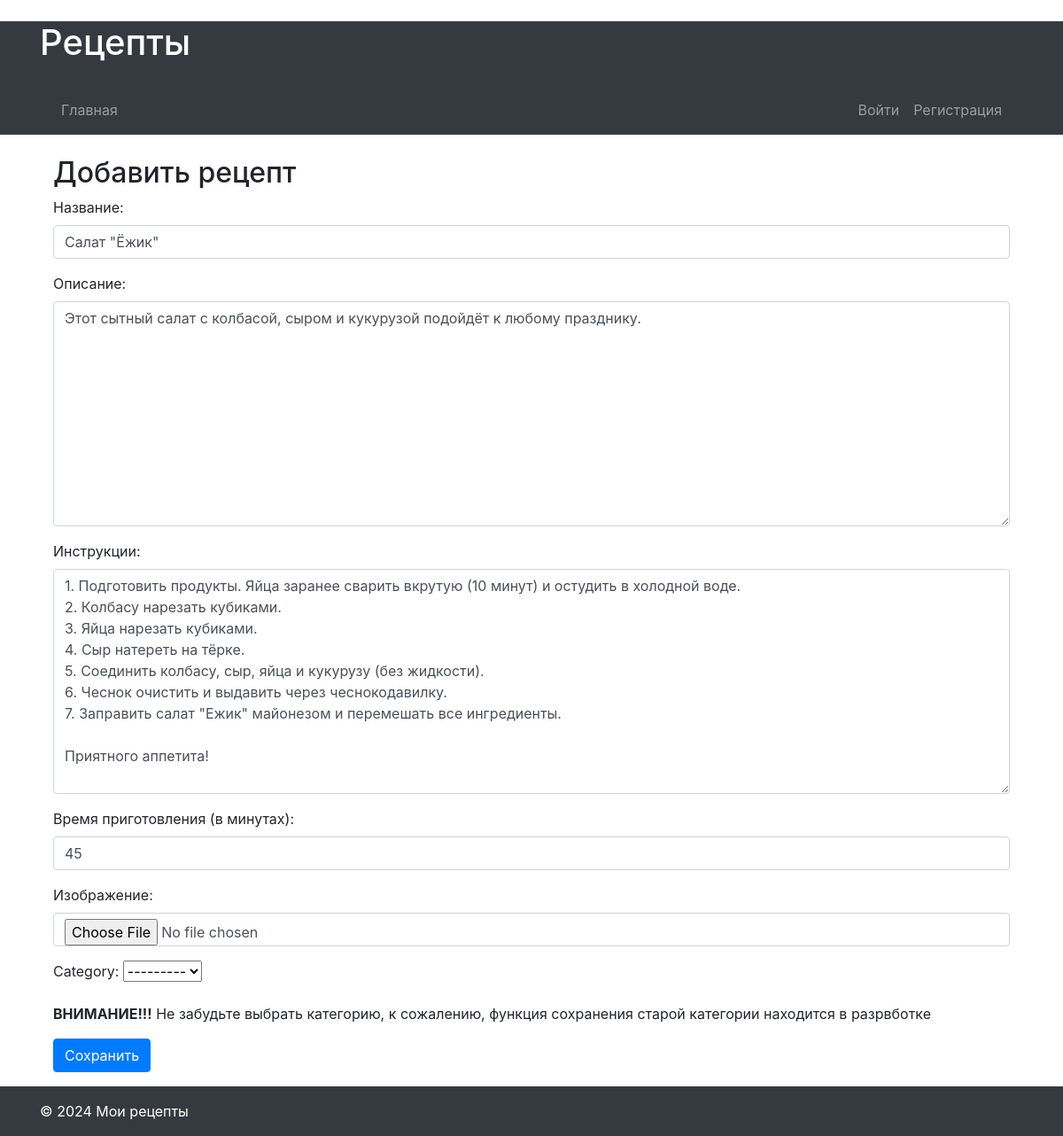
Screenshot of /recipe/edit/10/ with the database file from the repository.
### recipesapp/models.py (models this page shows, shortened)
class Recipe(models.Model):
    title = models.CharField(max_length=255)
    description = models.TextField()
    instructions = models.TextField()
    preparation_time = models.PositiveIntegerField()
    image = models.ImageField(upload_to='static/img/')
    author = models.ForeignKey(User, on_delete=models.CASCADE, related_name='recipes')
    created_at = models.DateTimeField(auto_now_add=True)
    updated_at = models.DateTimeField(auto_now=True)

### recipesapp/views.py (the view)
# urls.py: path('recipe/edit/<int:recipe_id>/', views.edit_recipe, name='edit_recipe'),
def edit_recipe(request, recipe_id):
    recipe = get_object_or_404(Recipe, id=recipe_id)
    recipe_category_relationship = RecipeCategoryRelationship.objects.filter(recipe=recipe).first()
    previous_category = None
    if recipe_category_relationship:
        previous_category = recipe_category_relationship.category
    if request.method == 'POST':
        form = RecipeForm(request.POST, request.FILES, instance=recipe)
        if form.is_valid():
            recipe = form.save(commit=False)
            recipe.author = request.user
            if 'image' in request.FILES:
                recipe.image = request.FILES['image']
                current_time = datetime.now().strftime("%Y%m%d%H%M%S%f")
                file_extension = recipe.image.name.split('.')[-1]
                file_name = f"{current_time}.{file_extension}"
                recipe.image.name = file_name
            recipe.save()
            category_id = request.POST.get('category')
            if category_id:
                category = Category.objects.get(pk=category_id)
            else:
                category = previous_category
            if recipe_category_relationship:
                recipe_category_relationship.category = category
                recipe_category_relationship.save()
            else:
                RecipeCategoryRelationship.objects.create(recipe=recipe, category=category)
            return redirect('recipesapp:home')
    else:
        form = RecipeForm(instance=recipe)
    return render(request, 'recipesapp/edit_recipe.html', {'form': form})

### recipesapp/forms.py
class RecipeForm(forms.ModelForm):
    category = forms.ModelChoiceField(queryset=Category.objects.all(), required=True)
    class Meta:
        model = Recipe
        fields = ['title', 'description', 'instructions', 'preparation_time', 'image', 'category']
        widgets = {
            'title': forms.TextInput(attrs={'class': 'form-control'}),
            'description': forms.Textarea(attrs={'class': 'form-control'}),
            'instructions': forms.Textarea(attrs={'class': 'form-control'}),
            'preparation_time': forms.NumberInput(attrs={'class': 'form-control'}),
            'image': forms.FileInput(attrs={'class': 'form-control'}),
            'category': forms.Select(attrs={'class': 'form-control'}),
        }
        labels = {
            'title': 'Название',
            'description': 'Описание',
            'instructions': 'Инструкции',
            'preparation_time': 'Время приготовления (в минутах)',
            'image': 'Изображение',
            'category': 'Категория',
        }

### recipesapp/models.py (called while the page is built)
    def __str__(self):
        return self.name

### recipesapp/templates/recipesapp/edit_recipe.html (shortened to what this page needs)
{% extends 'recipesapp/base.html' %}
{% block content %}
    <div class="container">
        <h2>Добавить рецепт</h2>
        <form method="post" enctype="multipart/form-data">
            {% for field in form %}
            <div class="form-group">
                {{ field.label_tag }}
                {{ field }}
            </div>
            {% endfor %}
            <p><b>ВНИМАНИЕ!!!</b> Не забудьте выбрать категорию, к сожалению, функция сохранения старой категории находится в разрвботке</p>
            <button type="submit" class="btn btn-primary">Сохранить</button>
        </form>
    </div>
{% endblock %}

### rows the page displays
Recipe: form "Салат \"Ёжик\"" "Этот сытный салат с колбасой, сыром и кукурузой подойдёт к любому празднику." "1. Подготовить продукты. Яйца заранее сварить вкрутую (10 минут) и остудить в холодной воде. 2. Колбасу нарезать кубиками. 3. Яйца нарезать кубиками. 4. Сыр натереть на тёрке. 5. Соединить колбасу, сыр, яйца и кукурузу (без жидкости). 6. Чеснок очистить и выдавить через чеснокодавилку. 7. Заправить салат \"Ежик\" майонезом и перемешать все ингредиенты. Приятного аппетита!" "45"

### other values shown
{{ field.label_tag }} "Название:" "Описание:" "Инструкции:" "Время приготовления (в минутах):" "Изображение:" "Category:"
